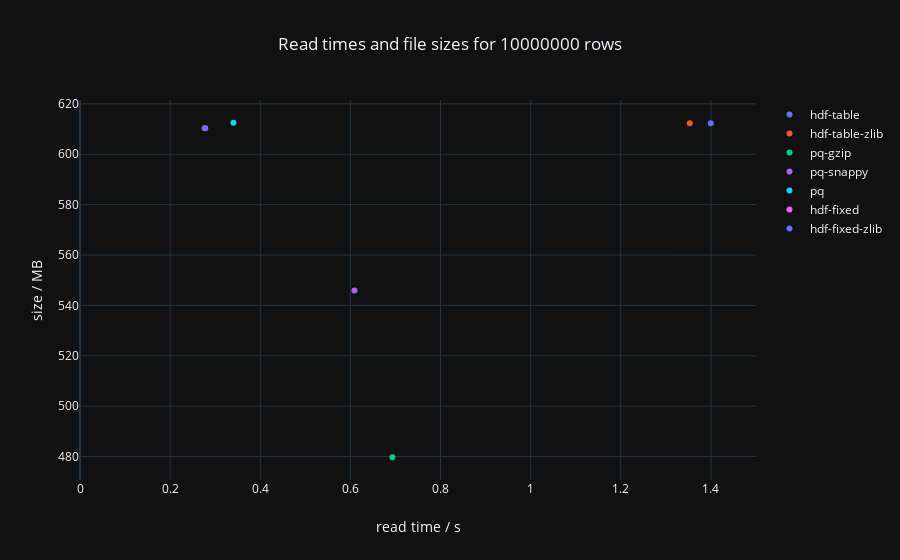

The notebook cell saved with this chart:
### Code cell
data = [
    go.Scatter(
        x=[result['read_s']],
        y=[result['size_MB']],
        text=[result['format']],
        name=result['format'],
        mode='markers',
        hoverinfo='text+x+y'
    ) for _, result in results.iterrows()
]

layout = go.Layout(
    title=f'Read times and file sizes for {len(test_df)} rows',
    xaxis = dict(
        title='read time / s',
        hoverformat='.1f',
        range=[0, 1.5]
    ),
    yaxis = dict(
        title='size / MB',
        hoverformat='.1f'
    ),
    hovermode='closest',
    template='plotly_dark'
)

fig = go.Figure(data=data, layout=layout)

py.iplot(fig)

### Figure 1 — Plotly figure (JSON) as saved in the notebook; plotly's stock layout.template omitted (floating-point values rounded to 4 significant figures)
{"data": [{"hoverinfo": "text+x+y", "mode": "markers", "name": "hdf-table", "text": ["hdf-table"], "type": "scatter", "uid": "bbbc2deb-a15c-4e64-878a-e8b5e9695a85", "x": [1.399], "y": [612.3]}, {"hoverinfo": "text+x+y", "mode": "markers", "name": "hdf-table-zlib", "text": ["hdf-table-zlib"], "type": "scatter", "uid": "32319cae-7404-4161-b762-775aaf714f2a", "x": [1.353], "y": [612.3]}, {"hoverinfo": "text+x+y", "mode": "markers", "name": "pq-gzip", "text": ["pq-gzip"], "type": "scatter", "uid": "216b3eb0-3e57-4eac-923b-f3c761c36c70", "x": [0.6933], "y": [479.7]}, {"hoverinfo": "text+x+y", "mode": "markers", "name": "pq-snappy", "text": ["pq-snappy"], "type": "scatter", "uid": "6e237566-1420-4d98-afb7-7996d31cf0e9", "x": [0.609], "y": [546.0]}, {"hoverinfo": "text+x+y", "mode": "markers", "name": "pq", "text": ["pq"], "type": "scatter", "uid": "eb217b9e-57d0-44c9-9e3a-871cbaf17748", "x": [0.3405], "y": [612.5]}, {"hoverinfo": "text+x+y", "mode": "markers", "name": "hdf-fixed", "text": ["hdf-fixed"], "type": "scatter", "uid": "2ccab2bd-d0f2-4453-a689-f3ce5324f67a", "x": [0.2779], "y": [610.4]}, {"hoverinfo": "text+x+y", "mode": "markers", "name": "hdf-fixed-zlib", "text": ["hdf-fixed-zlib"], "type": "scatter", "uid": "0ed6838e-a2b2-491f-afa8-eeda38b2cc6a", "x": [0.2763], "y": [610.4]}], "layout": {"autosize": true, "hovermode": "closest", "title": "Read times and file sizes for 10000000 rows", "xaxis": {"hoverformat": ".1f", "range": [0, 1.5], "title": "read time / s", "type": "linear"}, "yaxis": {"autorange": true, "hoverformat": ".1f", "range": [470.0, 622.2], "title": "size / MB", "type": "linear"}}}
